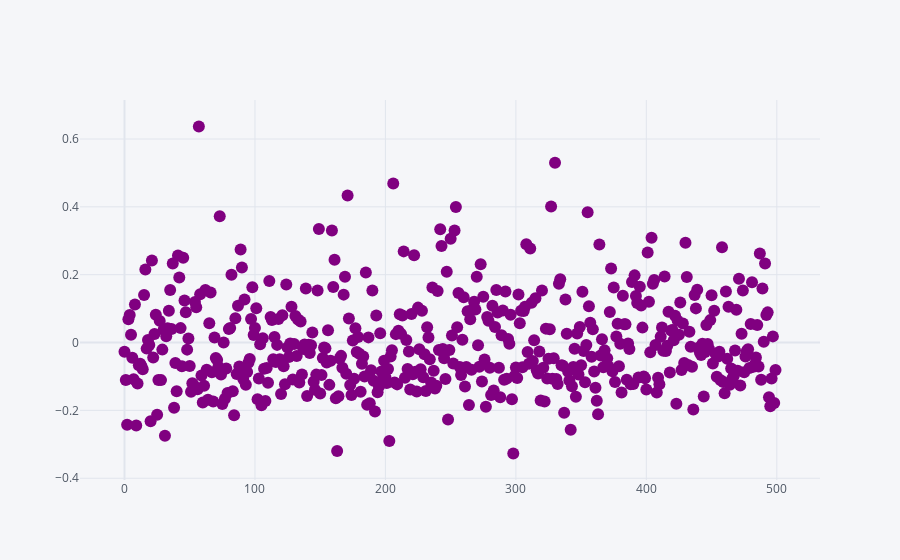

The notebook cell this image was saved under:
### Code cell
"""Gráfica MDS"""
Xm.iplot(kind='scatter',x=0,y=1,mode='markers',color='purple')

### Figure 1 — Plotly figure (JSON) as saved in the notebook; plotly's stock layout.template omitted (floating-point values rounded to 4 significant figures; data arrays with more than 128 entries replaced by an {"elided": "..."} marker saying what was removed)
{"data": [{"line": {"color": "rgba(128, 0, 128, 1.0)", "dash": "solid", "shape": "linear", "width": 1.3}, "marker": {"size": 12, "symbol": "circle"}, "mode": "markers", "name": "1", "text": "", "type": "scatter", "x": {"elided": "500 int values"}, "y": {"elided": "500 float values"}}], "layout": {"legend": {"bgcolor": "#F5F6F9", "font": {"color": "#4D5663"}}, "paper_bgcolor": "#F5F6F9", "plot_bgcolor": "#F5F6F9", "title": {"font": {"color": "#4D5663"}}, "xaxis": {"gridcolor": "#E1E5ED", "showgrid": true, "tickfont": {"color": "#4D5663"}, "title": {"font": {"color": "#4D5663"}, "text": ""}, "zerolinecolor": "#E1E5ED"}, "yaxis": {"gridcolor": "#E1E5ED", "showgrid": true, "tickfont": {"color": "#4D5663"}, "title": {"font": {"color": "#4D5663"}, "text": ""}, "zerolinecolor": "#E1E5ED"}}}
